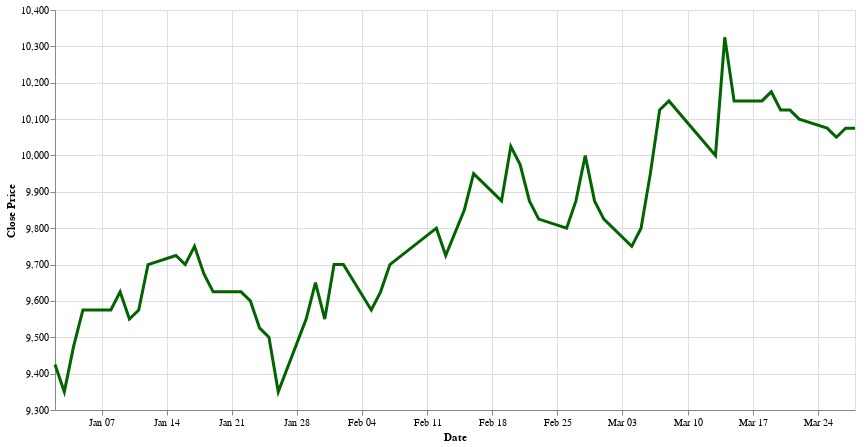

Write notebook code for a chart like this one.
### Markdown cell above
### **Visualisation**
time series

### Code cell
chart = alt.Chart(df).mark_line(size=3).encode(
    x=alt.X('date:T', axis=alt.Axis(title='Date')),
    y=alt.Y('close:Q', axis=alt.Axis(title='Close Price'), scale=alt.Scale(zero=False)),
    tooltip=['date:T', 'close:Q'],
    color=alt.value('darkgreen')
).properties(
    width=800,
    height=400
)

chart.display()

### Figure 1 — Vega-Lite specification as saved in the notebook (floating-point values rounded to 4 significant figures)
{"config": {"view": {"continuousWidth": 300, "continuousHeight": 300}}, "data": {"name": "data-c7c84554873b09e9d79f92e742e866d6"}, "mark": {"type": "line", "size": 3}, "encoding": {"color": {"value": "darkgreen"}, "tooltip": [{"field": "date", "type": "temporal"}, {"field": "close", "type": "quantitative"}], "x": {"axis": {"title": "Date"}, "field": "date", "type": "temporal"}, "y": {"axis": {"title": "Close Price"}, "field": "close", "scale": {"zero": false}, "type": "quantitative"}}, "height": 400, "width": 800, "$schema": "https://vega.github.io/schema/vega-lite/v5.20.1.json", "datasets": {"data-c7c84554873b09e9d79f92e742e866d6": [{"symbol": "BBCA.JK", "date": "2024-01-02", "close": 9425, "volume": 30545200, "market_cap": 1161866902503424}, {"symbol": "BBCA.JK", "date": "2024-01-03", "close": 9350, "volume": 34603300, "market_cap": 1152621314310144}, {"symbol": "BBCA.JK", "date": "2024-01-04", "close": 9475, "volume": 56501800, "market_cap": 1168030583226368}, {"symbol": "BBCA.JK", "date": "2024-01-05", "close": 9575, "volume": 85290100, "market_cap": 1180358078889984}, {"symbol": "BBCA.JK", "date": "2024-01-08", "close": 9575, "volume": 50896000, "market_cap": 1180358078889984}, {"symbol": "BBCA.JK", "date": "2024-01-09", "close": 9625, "volume": 59848600, "market_cap": 1186521893830656}, {"symbol": "BBCA.JK", "date": "2024-01-10", "close": 9550, "volume": 52774900, "market_cap": 1177276305637376}, {"symbol": "BBCA.JK", "date": "2024-01-11", "close": 9575, "volume": 39381500, "market_cap": 1180358078889984}, {"symbol": "BBCA.JK", "date": "2024-01-12", "close": 9700, "volume": 68253400, "market_cap": 1195767482023936}, {"symbol": "BBCA.JK", "date": "2024-01-15", "close": 9725, "volume": 88399500, "market_cap": 1198849389494272}, {"symbol": "BBCA.JK", "date": "2024-01-16", "close": 9700, "volume": 44869200, "market_cap": 1195767482023936}, {"symbol": "BBCA.JK", "date": "2024-01-17", "close": 9750, "volume": 107706100, "market_cap": 1201931296964608}, {"symbol": "BBCA.JK", "date": "2024-01-18", "close": 9675, "volume": 71048900, "market_cap": 1192685708771328}, {"symbol": "BBCA.JK", "date": "2024-01-19", "close": 9625, "volume": 63176500, "market_cap": 1186521893830656}, {"symbol": "BBCA.JK", "date": "2024-01-22", "close": 9625, "volume": 52868300, "market_cap": 1186521893830656}, {"symbol": "BBCA.JK", "date": "2024-01-23", "close": 9600, "volume": 92348600, "market_cap": 1183439986360320}, {"symbol": "BBCA.JK", "date": "2024-01-24", "close": 9525, "volume": 84906000, "market_cap": 1174194398167040}, {"symbol": "BBCA.JK", "date": "2024-01-25", "close": 9500, "volume": 63212700, "market_cap": 1171112490696704}, {"symbol": "BBCA.JK", "date": "2024-01-26", "close": 9350, "volume": 78977300, "market_cap": 1152621314310144}, {"symbol": "BBCA.JK", "date": "2024-01-29", "close": 9550, "volume": 73452800, "market_cap": 1177276305637376}, {"symbol": "BBCA.JK", "date": "2024-01-30", "close": 9650, "volume": 73136400, "market_cap": 1189603801300992}, {"symbol": "BBCA.JK", "date": "2024-01-31", "close": 9550, "volume": 102581200, "market_cap": 1177276305637376}, {"symbol": "BBCA.JK", "date": "2024-02-01", "close": 9700, "volume": 104208700, "market_cap": 1195767482023936}, {"symbol": "BBCA.JK", "date": "2024-02-02", "close": 9700, "volume": 99324000, "market_cap": 1195767482023936}, {"symbol": "BBCA.JK", "date": "2024-02-05", "close": 9575, "volume": 57983300, "market_cap": 1180358078889984}, {"symbol": "BBCA.JK", "date": "2024-02-06", "close": 9625, "volume": 87651000, "market_cap": 1186521893830656}, {"symbol": "BBCA.JK", "date": "2024-02-07", "close": 9700, "volume": 92953500, "market_cap": 1195767482023936}, {"symbol": "BBCA.JK", "date": "2024-02-12", "close": 9800, "volume": 87949400, "market_cap": 1208094977687552}, {"symbol": "BBCA.JK", "date": "2024-02-13", "close": 9725, "volume": 66072400, "market_cap": 1198849389494272}, {"symbol": "BBCA.JK", "date": "2024-02-15", "close": 9850, "volume": 164748900, "market_cap": 1214258792628224}, {"symbol": "BBCA.JK", "date": "2024-02-16", "close": 9950, "volume": 142277200, "market_cap": 1226586288291840}, {"symbol": "BBCA.JK", "date": "2024-02-19", "close": 9875, "volume": 53341300, "market_cap": 1217340700098560}, {"symbol": "BBCA.JK", "date": "2024-02-20", "close": 10025, "volume": 63997700, "market_cap": 1235831876485120}, {"symbol": "BBCA.JK", "date": "2024-02-21", "close": 9975, "volume": 75371600, "market_cap": 1229668195762176}, {"symbol": "BBCA.JK", "date": "2024-02-22", "close": 9875, "volume": 66913000, "market_cap": 1217340700098560}, {"symbol": "BBCA.JK", "date": "2024-02-23", "close": 9825, "volume": 55192300, "market_cap": 1211176885157888}, {"symbol": "BBCA.JK", "date": "2024-02-26", "close": 9800, "volume": 41356000, "market_cap": 1208094977687552}, {"symbol": "BBCA.JK", "date": "2024-02-27", "close": 9875, "volume": 43735800, "market_cap": 1217340700098560}, {"symbol": "BBCA.JK", "date": "2024-02-28", "close": 10000, "volume": 54043100, "market_cap": 1232749969014784}, {"symbol": "BBCA.JK", "date": "2024-02-29", "close": 9875, "volume": 126671200, "market_cap": 1217340700098560}, {"symbol": "BBCA.JK", "date": "2024-03-01", "close": 9825, "volume": 51520600, "market_cap": 1211176885157888}, {"symbol": "BBCA.JK", "date": "2024-03-04", "close": 9750, "volume": 43822900, "market_cap": 1201931296964608}, {"symbol": "BBCA.JK", "date": "2024-03-05", "close": 9800, "volume": 61952900, "market_cap": 1217385394601984}, {"symbol": "BBCA.JK", "date": "2024-03-06", "close": 9950, "volume": 70242200, "market_cap": 1226586288291840}, {"symbol": "BBCA.JK", "date": "2024-03-07", "close": 10125, "volume": 118369300, "market_cap": 1248159372148736}, {"symbol": "BBCA.JK", "date": "2024-03-08", "close": 10150, "volume": 100947200, "market_cap": 1251241279619072}, {"symbol": "BBCA.JK", "date": "2024-03-13", "close": 10000, "volume": 141622600, "market_cap": 1232749969014784}, {"symbol": "BBCA.JK", "date": "2024-03-14", "close": 10325, "volume": 110681100, "market_cap": 1272814363475968}, {"symbol": "BBCA.JK", "date": "2024-03-15", "close": 10150, "volume": 154176800, "market_cap": 1251241279619072}, {"symbol": "BBCA.JK", "date": "2024-03-18", "close": 10150, "volume": 62444100, "market_cap": 1251241279619072}, {"symbol": "BBCA.JK", "date": "2024-03-19", "close": 10175, "volume": 55004800, "market_cap": 1254323187089408}, {"symbol": "BBCA.JK", "date": "2024-03-20", "close": 10125, "volume": 66269700, "market_cap": 1248159372148736}, {"symbol": "BBCA.JK", "date": "2024-03-21", "close": 10125, "volume": 90279400, "market_cap": 1248159372148736}, {"symbol": "BBCA.JK", "date": "2024-03-22", "close": 10100, "volume": 91968200, "market_cap": 1245077464678400}, {"symbol": "BBCA.JK", "date": "2024-03-25", "close": 10075, "volume": 66971000, "market_cap": 1241995691425792}, {"symbol": "BBCA.JK", "date": "2024-03-26", "close": 10050, "volume": 65742700, "market_cap": 1238913783955456}, {"symbol": "BBCA.JK", "date": "2024-03-27", "close": 10075, "volume": 39514100, "market_cap": 1241995691425792}, {"symbol": "BBCA.JK", "date": "2024-03-28", "close": 10075, "volume": 79229700, "market_cap": 1241995691425792}]}}
